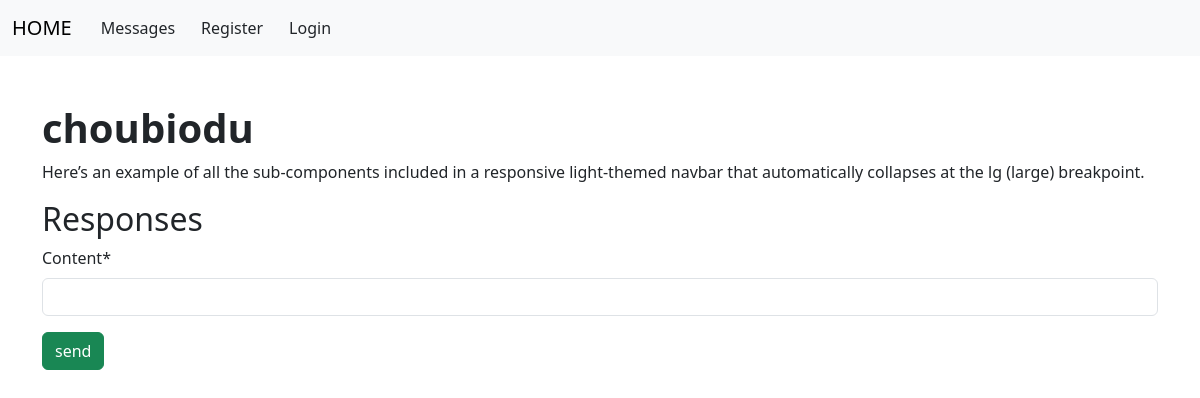
The app's page /website/messages/1 with its own data.
### website/models.py (models this page shows)
class Message(models.Model):
    title = models.CharField(max_length=255)
    content = models.CharField(max_length=1000)
    author = models.ForeignKey(User, null=False, on_delete=models.CASCADE, default="missing_author")
    category = models.ForeignKey(Category, null=True, on_delete=models.SET_NULL)

### website/views.py (the view)
# urls.py: path('messages/<str:id>', views.show_message, name='show_message'),
def show_message(request, id):
    message = Message.objects.get(id=id)
    responseForm = ResponseForm()
    return render(request, 'website/show.html', {
        "message": message,
        "responseForm": responseForm
    })

### website/forms.py
class ResponseForm(ModelForm):
    class Meta:
        model = Response
        fields = ["content"]

### website/templates/website/show.html (shortened to what this page needs)
{% extends 'website/base.html' %}
{% load crispy_forms_tags %}
{% block content %}
    <h1><strong>{{message.title}}</strong></h1>
    <p>{{message.content}}</p>
<h2>Responses</h2>
    <form action="{% url 'add_response' message.id %}" method="post" class="form">
        {{  responseForm|crispy }}
        <button type="submit" class="btn btn-success">send</button>
    </form>
{% endblock %}

### records on screen
Message: title "choubiodu", content "Here’s an example of all the sub-components included in a responsive light-themed navbar that automatically collapses at the lg (large) breakpoint."
